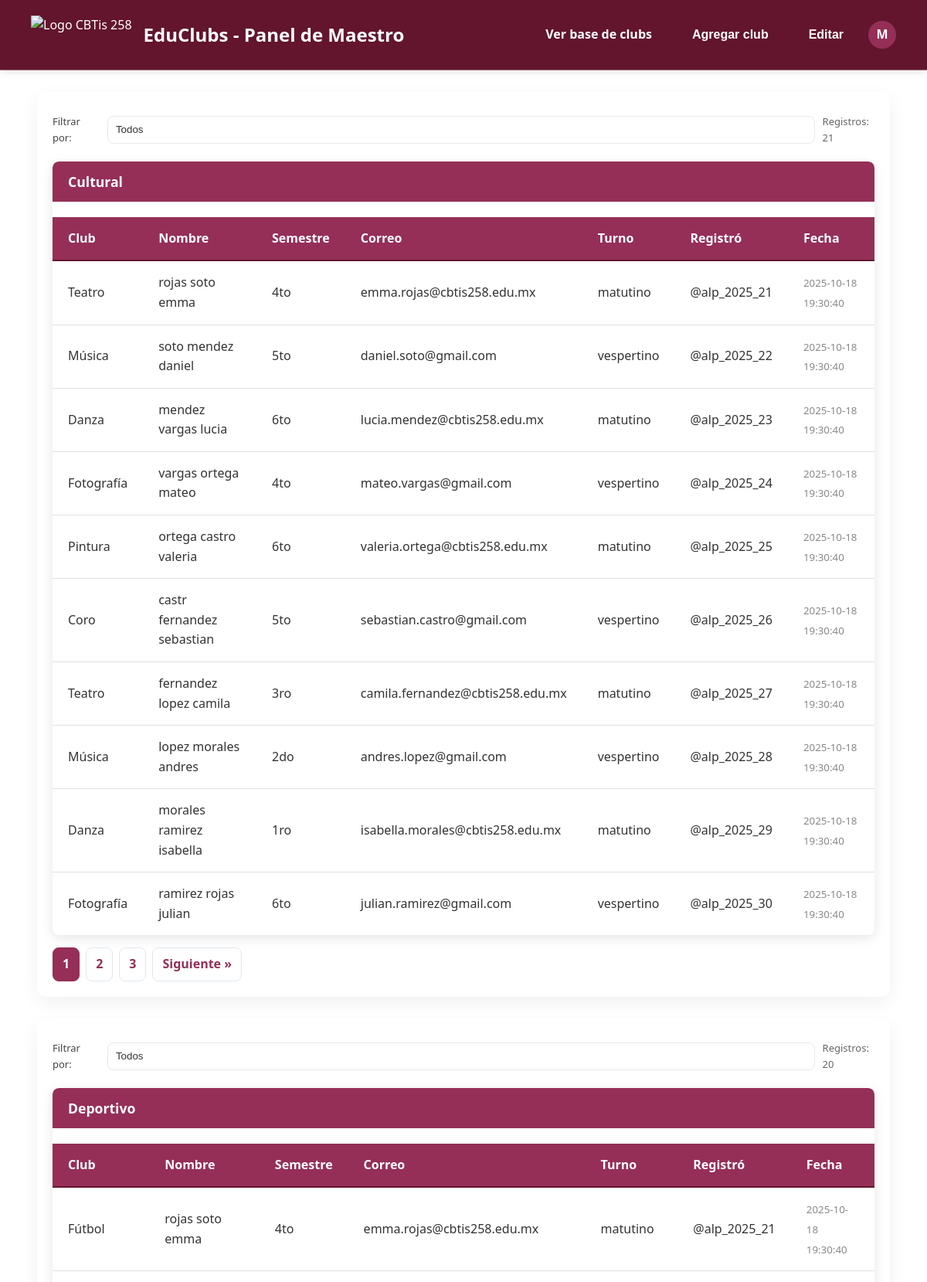
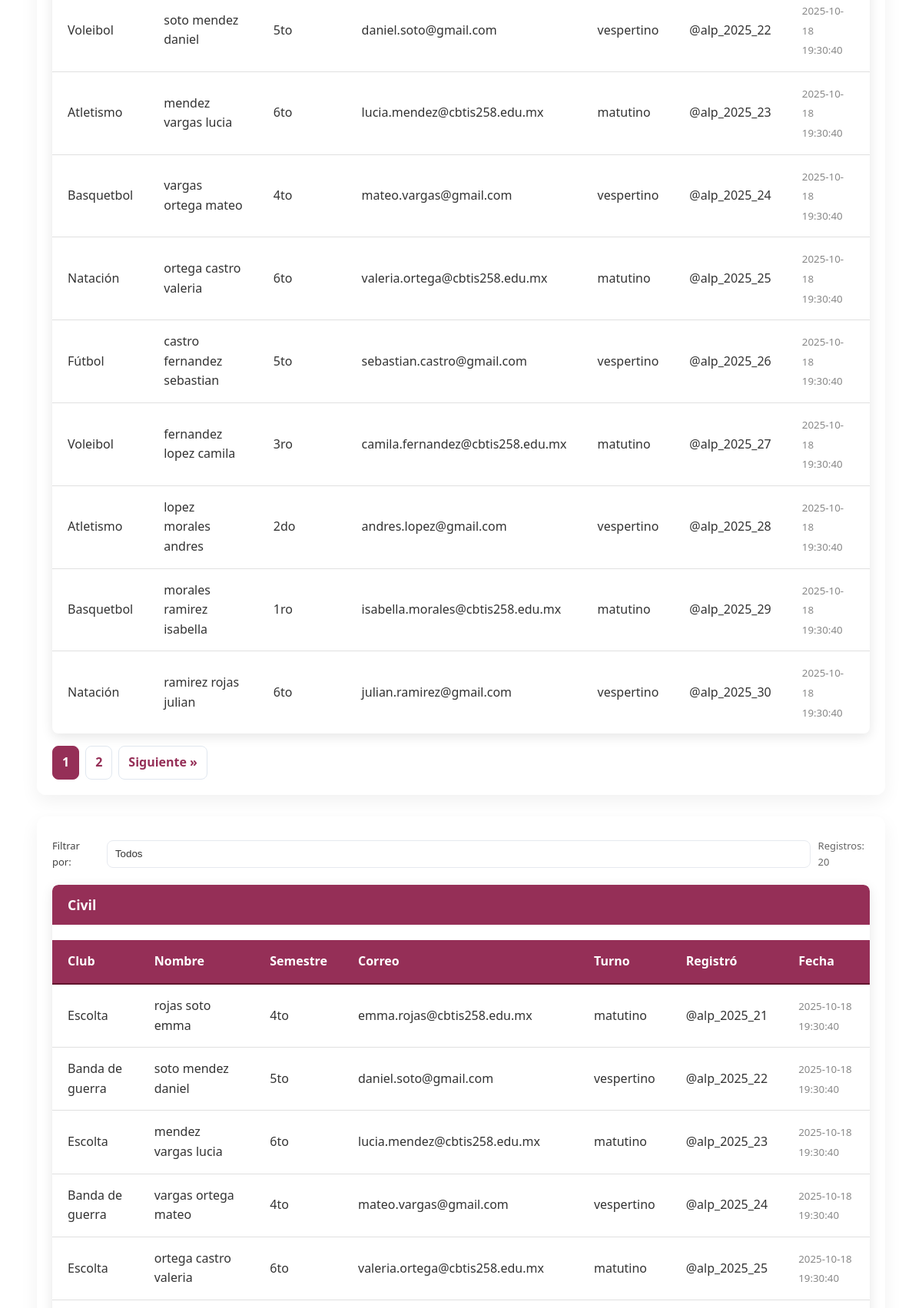
The page /teacher/dashboard.php (signed in, upper part) on the database its author committed (2 pictures, top to bottom).
### tables this page shows
CREATE TABLE `club_registrations` (
  `id` int(11) NOT NULL,
  `club_type` enum('cultural','deportivo','civil') NOT NULL,
  `club_name` varchar(150) NOT NULL,
  `paterno` varchar(100) NOT NULL,
  `materno` varchar(100) NOT NULL,
  `nombres` varchar(150) NOT NULL,
  `semestre` varchar(50) DEFAULT NULL,
  `correo` varchar(255) NOT NULL,
  `turno` varchar(50) DEFAULT NULL,
  `user_id` varchar(100) NOT NULL,
  `created_at` timestamp NOT NULL DEFAULT current_timestamp()
);

### teacher/dashboard.php (the view, shortened to what this page needs)
<?php
require '../includes/config.php';
$user = $_SESSION['user'];
function getUniqueValues(PDO $pdo, string $table, string $column, string $where = null, array $whereParams = []) {
    $sql = "SELECT DISTINCT `$column` FROM `$table`";
    if ($where) $sql .= " WHERE $where";
    $sql .= " ORDER BY `$column` ASC";
    $stmt = $pdo->prepare($sql);
    $stmt->execute($whereParams);
    return array_map(function($r){ return $r[0]; }, $stmt->fetchAll(PDO::FETCH_NUM));
}
function getPaginated(PDO $pdo, string $table, string $whereBase, string $pageParam, ?string $filterValue = null) {
    $page = max(1, intval($_GET[$pageParam] ?? 1));
    $limit = 10;
    $offset = ($page - 1) * $limit;
    $params = [];
    $where = $whereBase;
    $countSql = "SELECT COUNT(*) FROM `$table` WHERE $where";
    $stmt = $pdo->prepare($countSql);
    $stmt->execute($params);
    $total = (int) $stmt->fetchColumn();
    $selectSql = "SELECT * FROM `$table` WHERE $where ORDER BY created_at DESC LIMIT ? OFFSET ?";
    $stmt = $pdo->prepare($selectSql);
    $idx = 1;
    $stmt->bindValue($idx++, (int)$limit, PDO::PARAM_INT);
    $stmt->bindValue($idx++, (int)$offset, PDO::PARAM_INT);
    $stmt->execute();
    $rows = $stmt->fetchAll(PDO::FETCH_ASSOC);
    return ['rows' => $rows, 'total' => $total, 'page' => $page, 'limit' => $limit];
}
$culturales = getUniqueValues($pdo, 'clubs', 'club_name', "club_type = 'cultural'");
$filter_cultural = trim($_GET['filter_cultural'] ?? '');
$filter_deportivo = trim($_GET['filter_deportivo'] ?? '');
$filter_civil     = trim($_GET['filter_civil'] ?? '');
$culturalData = getPaginated($pdo, 'club_registrations', "club_type = 'cultural'", 'page_cultural', $filter_cultural);
$deportivoData = getPaginated($pdo, 'club_registrations', "club_type = 'deportivo'", 'page_deportivo', $filter_deportivo);
$civilData     = getPaginated($pdo, 'club_registrations', "club_type = 'civil'", 'page_civil', $filter_civil);
?>
<!doctype html>
<html lang="es">
<head>
  <link rel="stylesheet" href="../css/main-modern.css">
  <link rel="stylesheet" href="../css/table-styles.css?v=<?= time() ?>">
  <link rel="stylesheet" href="../css/notification.css">
</head>
<body class="fade-in-content">
 <header class="main-header">
    <div class="logo">
        <img src="https://imgs.search.brave.com/iH58Yz2SiQN00OY9h2I7Efo09BFFa5heeAaEj_uNTsM/rs:fit:860:0:0:0/g:ce/aHR0cHM6Ly9jYnRp/czI1OC5lZHUubXgv/d3AtY29udGVudC91/cGxvYWRzLzIwMjQv/MDgvY2J0aXMyNTgt/bG9nby5wbmc" alt="Logo CBTis 258">
        <span>EduClubs - Panel de Maestro</span>
    </div>
  <div class="header-actions">
    <a href="../view_clubs.php" class="btn">Ver base de clubs</a>
    <button id="openModalBtn" class="btn" type="button" aria-haspopup="dialog" onclick="document.getElementById('modal').classList.add('show');document.body.style.overflow='hidden'"> Agregar club</button>
    <button id="toggleEditBtn" class="btn" type="button">Editar</button>
    <div class="usericon">
      <div class="avatar"><?=strtoupper($user['username'][0] ?? 'U')?></div>
    </div>
  </div>
 </header>
  <div class="container fade-in-content">
    <?php
    function renderTable($title, $data, $columns, $pageParam, $filterParam = null, $filterOptions = []) {
      $currentParams = $_GET; unset($currentParams['success'], $currentParams['error']);
      $cardId = strtolower(str_replace(['í', ' '], ['i', '-'], $title));
      echo "<div class='card fade-in-content' id='card-" . htmlspecialchars($cardId) . "' data-card='" . htmlspecialchars($title) . "'>";
      if ($filterParam !== null) {
        echo "<div class='filter-row'>";
        echo "<label style='font-size:13px;color:#444;margin-right:6px;'>Filtrar por:</label>";
        echo "<select class='filter-select' data-param='".htmlspecialchars($filterParam)."'>";
        echo "<option value='__all__'>Todos</option>";
        echo "</select>";
        echo "<div style='margin-left:auto;color:#666;font-size:13px;'>Registros: " . intval($data['total'] ?? 0) . "</div>";
        echo "</div>";
      } else {
        echo "<div style='margin-top:6px;color:#666;font-size:13px;'>Registros: " . intval($data['total'] ?? 0) . "</div>";
      }
      if (empty($data['rows'])) {
        echo "<p>No hay registros disponibles.</p>";
      } else {
        echo "<div class='table-container'>";
        echo "<div class='table-header'><h4>" . htmlspecialchars($title) . "</h4></div>";
        echo "<table class='styled-table'><thead><tr>";
        foreach ($columns as $key => $label) echo "<th>" . htmlspecialchars($label) . "</th>";
        echo "</tr></thead><tbody>";
        foreach ($data['rows'] as $r) {
          $id = htmlspecialchars($r['id'] ?? '');
          $nombre_full = trim(($r['paterno'] ?? '') . ' ' . ($r['materno'] ?? '') . ' ' . ($r['nombres'] ?? ''));
          echo "<tr data-id='$id'>";
          foreach ($columns as $key => $label) {
            if ($key === 'nombre') {
              echo "<td data-label='" . htmlspecialchars($label) . "' data-col='nombre'>" . htmlspecialchars($nombre_full) . "</td>";
            } elseif ($key === 'fecha') {
              echo "<td data-label='" . htmlspecialchars($label) . "'><small class='gray'>" . htmlspecialchars($r['created_at'] ?? '') . "</small></td>";
            } else {
              echo "<td data-label='" . htmlspecialchars($label) . "' data-col='".htmlspecialchars($key)."'>" . htmlspecialchars($r[$key] ?? '') . "</td>";
            }
          }
          echo "</tr>";
        }
        echo "</tbody></table>";
        echo "</div>";
        $totalPages = max(1, ceil(intval($data['total']) / max(1, intval($data['limit'] ?? 10))));
        $currentPage = max(1, intval($data['page'] ?? 1));
        if ($totalPages > 1) {
          echo "<div class='pagination'>";
          $params = $currentParams;
          for ($i = 1; $i <= $totalPages; $i++) {
            $params[$pageParam] = $i;
            $active = ($currentPage == $i) ? 'active' : '';
            echo "<a href='?" . http_build_query($params) . "' class='$active'>$i</a>";
          }
          if ($currentPage < $totalPages) {
            $params[$pageParam] = $currentPage + 1;
            echo "<a href='?" . http_build_query($params) . "'>Siguiente &raquo;</a>";
          }
          echo "</div>";
        }
      }
      echo "</div>";
    }
    renderTable('Cultural', $culturalData, [
      'club_name' => 'Club',
      'nombre' => 'Nombre',
      'semestre' => 'Semestre',
      'correo' => 'Correo',
      'turno' => 'Turno',
      'user_id' => 'Registró',
      'fecha' => 'Fecha'
    ], 'page_cultural', 'filter_cultural', $culturales);
    ?>
  </div>
</body>
</html>

### css/main-modern.css (style rules this page uses)
:root { --primary-color: #952f57; --secondary-color: #62152d; --accent-color: #4D0011; --text-color-light: #ffffff; --text-color-dark: #333; --bg-color: #f4f7fa; --container-bg: rgba(255, 255, 255, 0.6); --header-bg: linear-gradient(135deg, var(--primary-color), var(--secondary-color)); --button-primary-bg: linear-gradient(90deg, var(--accent-color), var(--secondary-color)); --button-primary-hover-bg: linear-gradient(90deg, var(--secondary-color), var(--accent-color)); --shadow-color: rgba(0, 0, 0, 0.1); --bg1: #f9e6e6; --bg2: #e8d1d1; }
* { margin: 0; padding: 0; box-sizing: border-box; }
body { font-family: 'Poppins', sans-serif; background: linear-gradient(135deg, var(--bg1), var(--bg2)); color: var(--text-color-dark); line-height: 1.6; min-height: 100vh; background-image: url('../maestros/assets/img/img-3.png'); background-size: cover; background-attachment: fixed; }
.main-header { background: var(--primary-color); color: var(--text-color-light); padding: 20px 40px; display: flex; justify-content: space-between; align-items: center; box-shadow: 0 2px 10px var(--shadow-color); border-bottom: 1px solid rgba(255, 255, 255, 0.3); }
.main-header .logo { display: flex; align-items: center; }
.main-header .logo img { height: 50px; margin-right: 15px; }
.main-header .logo span { font-size: 24px; font-weight: 700; color: #fff; }
.btn { text-decoration: none; color: var(--text-color-light); background: var(--button-primary-bg); padding: 12px 25px; border-radius: 25px; font-weight: 600; border: none; cursor: pointer; transition: all 0.3s ease; box-shadow: 0 4px 15px rgba(0, 0, 0, 0.2); display: inline-block; font-size: 1rem; text-align: center; }
table { width: 100%; border-collapse: collapse; margin-top: 20px; }
table th, table td { padding: 12px 15px; text-align: left; border-bottom: 1px solid #dee2e6; }
table th { background-color: var(--accent-color); color: var(--text-color-light); font-weight: 600; }
.fade-in-content { animation: fadeIn 0.6s ease-out forwards; }

### css/table-styles.css (style rules this page uses)
:root { --table-header-bg: #f9e6e6; --table-border-color: #e0e0e0; --table-row-hover-bg: #f1f1f1; --primary-color: #62152d; --secondary-color: #952f57; }
.table-container { overflow-x: auto; margin-top: 20px; border-radius: 8px; box-shadow: 0 4px 15px rgba(0, 0, 0, 0.1); background-color: #fff; }
.styled-table { width: 100%; border-collapse: separate; border-spacing: 0; }
.styled-table thead th { background-color: var(--secondary-color); color: #ffffff; font-weight: 600; padding: 15px 20px; text-align: left; border-bottom: 2px solid var(--primary-color); }
.styled-table tbody td { padding: 15px 20px; border-bottom: 1px solid var(--table-border-color); color: #333; vertical-align: middle; }
.styled-table tbody tr { position: relative; transition: background-color 0.3s ease; }
.styled-table tbody tr:last-child td { border-bottom: none; }
.table-header { background: var(--secondary-color); color: #fff; padding: 12px 20px; border-top-left-radius: 8px; border-top-right-radius: 8px; text-align: left; }
.table-header h4 { margin: 0; font-size: 1.1rem; font-weight: 600; }

### rows shown on the page
club_registrations: club_name "Teatro", nombre_full "rojas soto emma", semestre "4to", correo "emma.rojas@cbtis258.edu.mx", turno "matutino", user "@alp_2025_21", created_at "2025-10-18 19:30:40"
club_registrations: club_name "Música", nombre_full "soto mendez daniel", semestre "5to", correo "daniel.soto@gmail.com", turno "vespertino", user "@alp_2025_22", created_at "2025-10-18 19:30:40"
club_registrations: club_name "Danza", nombre_full "mendez vargas lucia", semestre "6to", correo "lucia.mendez@cbtis258.edu.mx", turno "matutino", user "@alp_2025_23", created_at "2025-10-18 19:30:40"
club_registrations: club_name "Fotografía", nombre_full "vargas ortega mateo", semestre "4to", correo "mateo.vargas@gmail.com", turno "vespertino", user "@alp_2025_24", created_at "2025-10-18 19:30:40"
club_registrations: club_name "Pintura", nombre_full "ortega castro valeria", semestre "6to", correo "valeria.ortega@cbtis258.edu.mx", turno "matutino", user "@alp_2025_25", created_at "2025-10-18 19:30:40"
club_registrations: club_name "Coro", nombre_full "castr fernandez sebastian", semestre "5to", correo "sebastian.castro@gmail.com", turno "vespertino", user "@alp_2025_26", created_at "2025-10-18 19:30:40"
club_registrations: club_name "Teatro", nombre_full "fernandez lopez camila", semestre "3ro", correo "camila.fernandez@cbtis258.edu.mx", turno "matutino", user "@alp_2025_27", created_at "2025-10-18 19:30:40"
club_registrations: club_name "Música", nombre_full "lopez morales andres", semestre "2do", correo "andres.lopez@gmail.com", turno "vespertino", user "@alp_2025_28", created_at "2025-10-18 19:30:40"
club_registrations: club_name "Danza", nombre_full "morales ramirez isabella", semestre "1ro", correo "isabella.morales@cbtis258.edu.mx", turno "matutino", user "@alp_2025_29", created_at "2025-10-18 19:30:40"
club_registrations: club_name "Fotografía", nombre_full "ramirez rojas julian", semestre "6to", correo "julian.ramirez@gmail.com", turno "vespertino", user "@alp_2025_30", created_at "2025-10-18 19:30:40"
club_registrations: club_name "Fútbol", nombre_full "rojas soto emma", semestre "4to", correo "emma.rojas@cbtis258.edu.mx", turno "matutino", user "@alp_2025_21", created_at "2025-10-18 19:30:40"
club_registrations: club_name "Voleibol", nombre_full "soto mendez daniel", semestre "5to", correo "daniel.soto@gmail.com", turno "vespertino", user "@alp_2025_22", created_at "2025-10-18 19:30:40"
club_registrations: club_name "Atletismo", nombre_full "mendez vargas lucia", semestre "6to", correo "lucia.mendez@cbtis258.edu.mx", turno "matutino", user "@alp_2025_23", created_at "2025-10-18 19:30:40"
club_registrations: club_name "Basquetbol", nombre_full "vargas ortega mateo", semestre "4to", correo "mateo.vargas@gmail.com", turno "vespertino", user "@alp_2025_24", created_at "2025-10-18 19:30:40"
club_registrations: club_name "Natación", nombre_full "ortega castro valeria", semestre "6to", correo "valeria.ortega@cbtis258.edu.mx", turno "matutino", user "@alp_2025_25", created_at "2025-10-18 19:30:40"
club_registrations: club_name "Fútbol", nombre_full "castro fernandez sebastian", semestre "5to", correo "sebastian.castro@gmail.com", turno "vespertino", user "@alp_2025_26", created_at "2025-10-18 19:30:40"
club_registrations: club_name "Voleibol", nombre_full "fernandez lopez camila", semestre "3ro", correo "camila.fernandez@cbtis258.edu.mx", turno "matutino", user "@alp_2025_27", created_at "2025-10-18 19:30:40"
club_registrations: club_name "Atletismo", nombre_full "lopez morales andres", semestre "2do", correo "andres.lopez@gmail.com", turno "vespertino", user "@alp_2025_28", created_at "2025-10-18 19:30:40"
club_registrations: club_name "Basquetbol", nombre_full "morales ramirez isabella", semestre "1ro", correo "isabella.morales@cbtis258.edu.mx", turno "matutino", user "@alp_2025_29", created_at "2025-10-18 19:30:40"
club_registrations: club_name "Natación", nombre_full "ramirez rojas julian", semestre "6to", correo "julian.ramirez@gmail.com", turno "vespertino", user "@alp_2025_30", created_at "2025-10-18 19:30:40"
club_registrations: club_name "Escolta", nombre_full "rojas soto emma", semestre "4to", correo "emma.rojas@cbtis258.edu.mx", turno "matutino", user "@alp_2025_21", created_at "2025-10-18 19:30:40"
club_registrations: club_name "Banda de guerra", nombre_full "soto mendez daniel", semestre "5to", correo "daniel.soto@gmail.com", turno "vespertino", user "@alp_2025_22", created_at "2025-10-18 19:30:40"
club_registrations: club_name "Escolta", nombre_full "mendez vargas lucia", semestre "6to", correo "lucia.mendez@cbtis258.edu.mx", turno "matutino", user "@alp_2025_23", created_at "2025-10-18 19:30:40"
club_registrations: club_name "Banda de guerra", nombre_full "vargas ortega mateo", semestre "4to", correo "mateo.vargas@gmail.com", turno "vespertino", user "@alp_2025_24", created_at "2025-10-18 19:30:40"
club_registrations: club_name "Escolta", nombre_full "ortega castro valeria", semestre "6to", correo "valeria.ortega@cbtis258.edu.mx", turno "matutino", user "@alp_2025_25", created_at "2025-10-18 19:30:40"

### other values the page prints
$user['username'][0] "M"
$data['total'] "21 20 20"
$title "Cultural Deportivo Civil"
$label "Club"
$label "Nombre"
$label "Semestre"
$label "Correo"
$label "Turno"
$label "Registró"
$label "Fecha"
